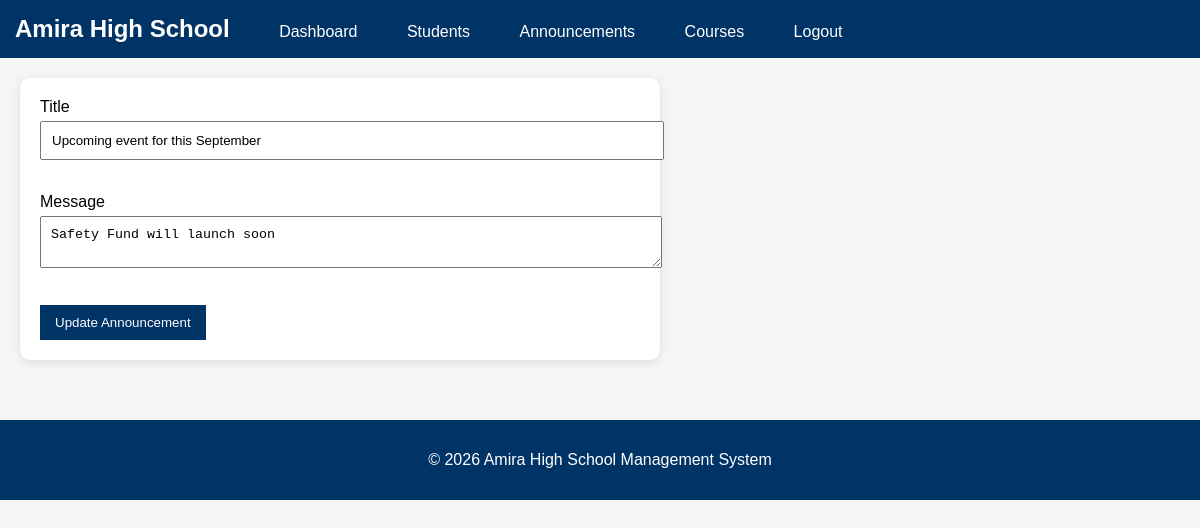
Before: /admin/announcements/edit/1 (signed in) with the older database file.
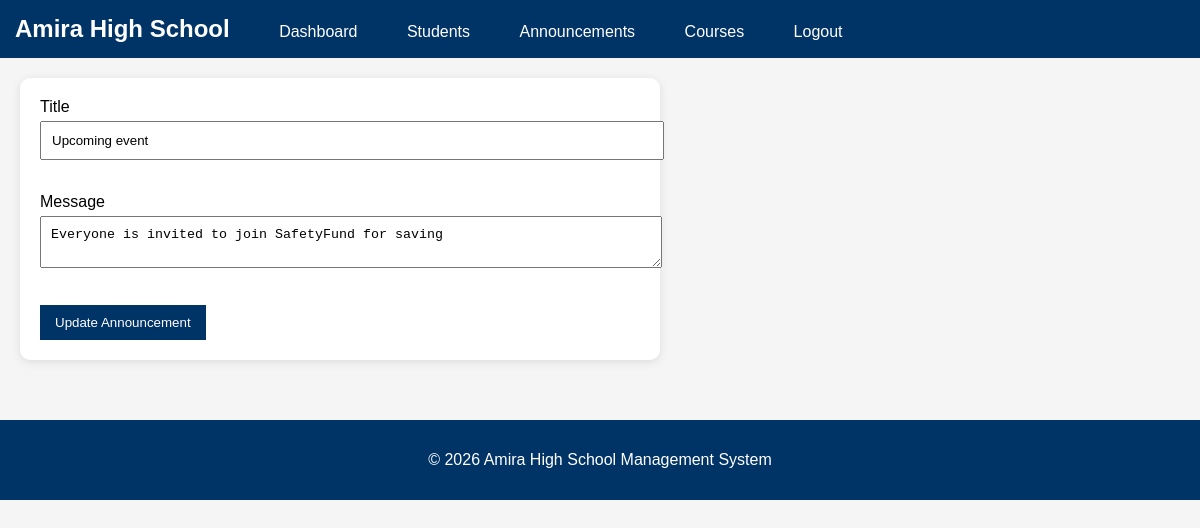
After: the same page with the newer database file.
### tables this page shows
CREATE TABLE announcement (
    id INTEGER PRIMARY KEY AUTOINCREMENT,
    title TEXT NOT NULL,
    photo TEXT,
    message TEXT NOT NULL
);

### app.py (the view, shortened to what this page needs)
@app.route("/admin/announcements/edit/<int:id>",
           methods=["GET", "POST"])
def edit_announcement(id):
    if "user_id" not in session:
        return redirect("/login")
    if session["login_type"] != "admin":
        return "Access Denied"
    announcement = get_announcement(id)
    return render_template(
        "edit_announcement.html",
        announcement=announcement
    )

### database.py (called while the page is built)
def get_connection():
    conn = sqlite3.connect(DATABASE)
    conn.row_factory = sqlite3.Row
    return conn

def get_announcement(id):
    conn = get_connection()
    announcement = conn.execute("""
    SELECT *
    FROM announcement
    WHERE id = ?
    """, (id,)).fetchone()
    conn.close()
    return announcement

### templates/edit_announcement.html (shortened to what this page needs)
{% extends "base.html" %}
{% block content %}
<div class="form-container">
<form method="POST">
    <label>Title</label><br>
    <input type="text"
           name="title"
           value="{{ announcement.title }}"
           required><br><br>
    <label>Message</label><br>
    <textarea name="message" required>{{ announcement.message }}</textarea>
    <br><br>
    <button type="submit">
        Update Announcement
    </button>
</form>
</div>
{% endblock %}

Changed rows visible on the page:
changed announcement: title "Upcoming event for this September" → "Upcoming event"; message "Safety Fund will launch soon" → "Everyone is invited to join SafetyFund for saving"
